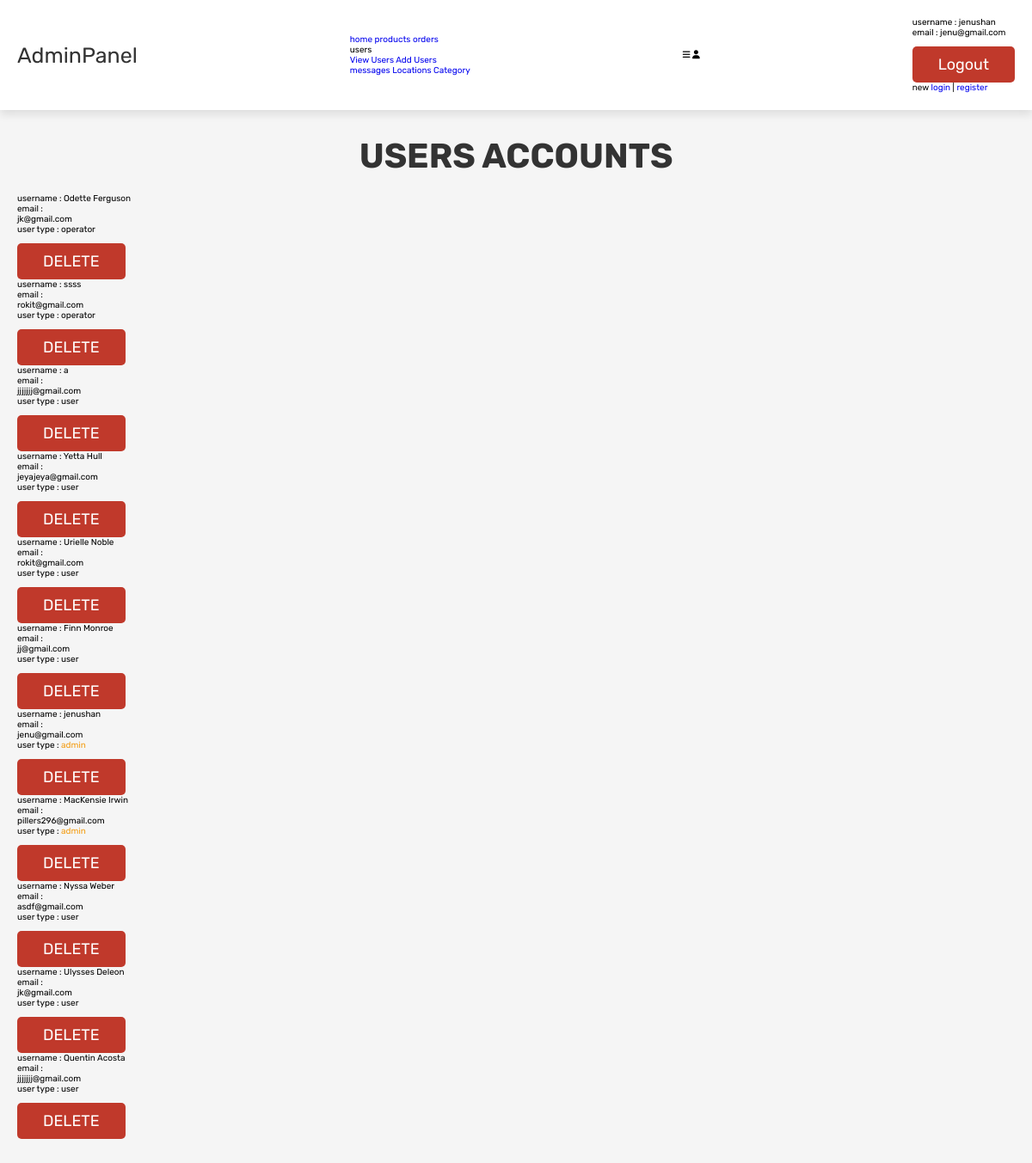
The app's page /admin/admin_users.php (signed in), older data.
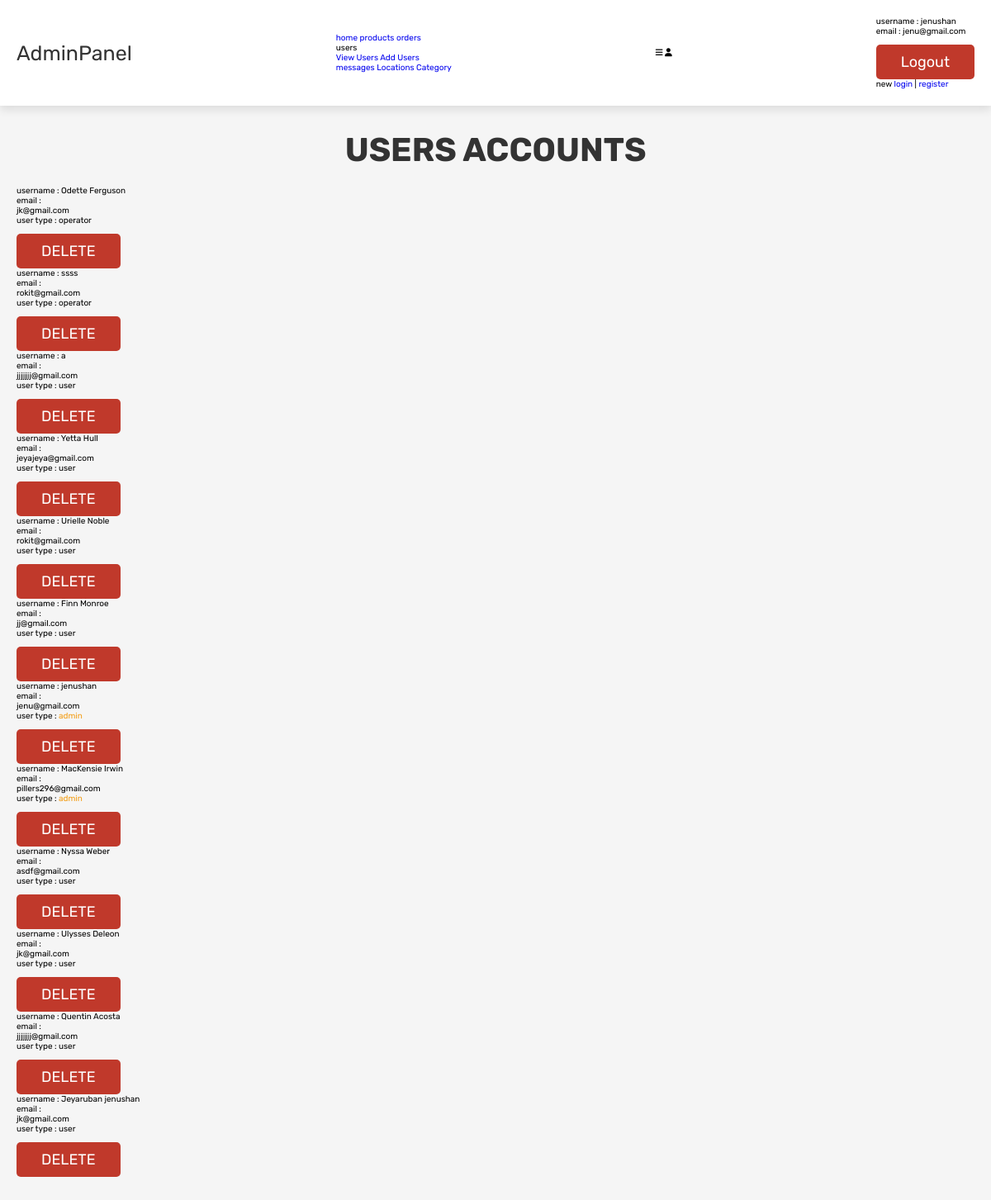
The same page, newer data.
### tables this page shows
CREATE TABLE `users` (
  `id` int(11) NOT NULL,
  `name` varchar(100) NOT NULL,
  `email` varchar(100) NOT NULL,
  `password` varchar(200) NOT NULL,
  `user_type` varchar(200) NOT NULL DEFAULT 'user'
);

### admin/admin_users.php (the view, shortened to what this page needs)
<?php
include '../config.php';
?>
<!DOCTYPE html>
<html lang="en">
<head>
    <link rel="stylesheet" href="https://cdnjs.cloudflare.com/ajax/libs/font-awesome/6.6.0/css/all.min.css" />
    <link rel="stylesheet" href="../css/admin_style.css">
</head>
<body>
<?php
    include 'admin_header.php';
    ?>
    <section class="users">
        <h1 class="title">Users Accounts</h1>
<div class="box-container">
    <?php
$select_users=mysqli_query($conn,"SELECT * FROM `users` ") or die("query failed");
while($fetch_users=mysqli_fetch_assoc($select_users)){
?>
<div class="box">
    <p>username : <span><?php echo $fetch_users['name']?></span></p>
    <p>email : <br><span><?php echo $fetch_users['email']?></span></p>
    <p>user type :
        <span style="color:<?php if($fetch_users['user_type'] == 'admin'){echo 'var(--orange)';} ?>">
            <?php echo $fetch_users['user_type'];?>
        </span></p>
    <a href="admin_users.php?delete=<?php echo $fetch_users['id'];?>" onclick="return confirm('delete your user?')" class="delete-btn">DELETE</a>
</div>
<?php
}
?>
</div>
    </section>
</body>
</html>

Row changes from the older to the newer data that the page shows:
added users: name "Jeyaruban jenushan", email "jk@gmail.com", user_type "user"
